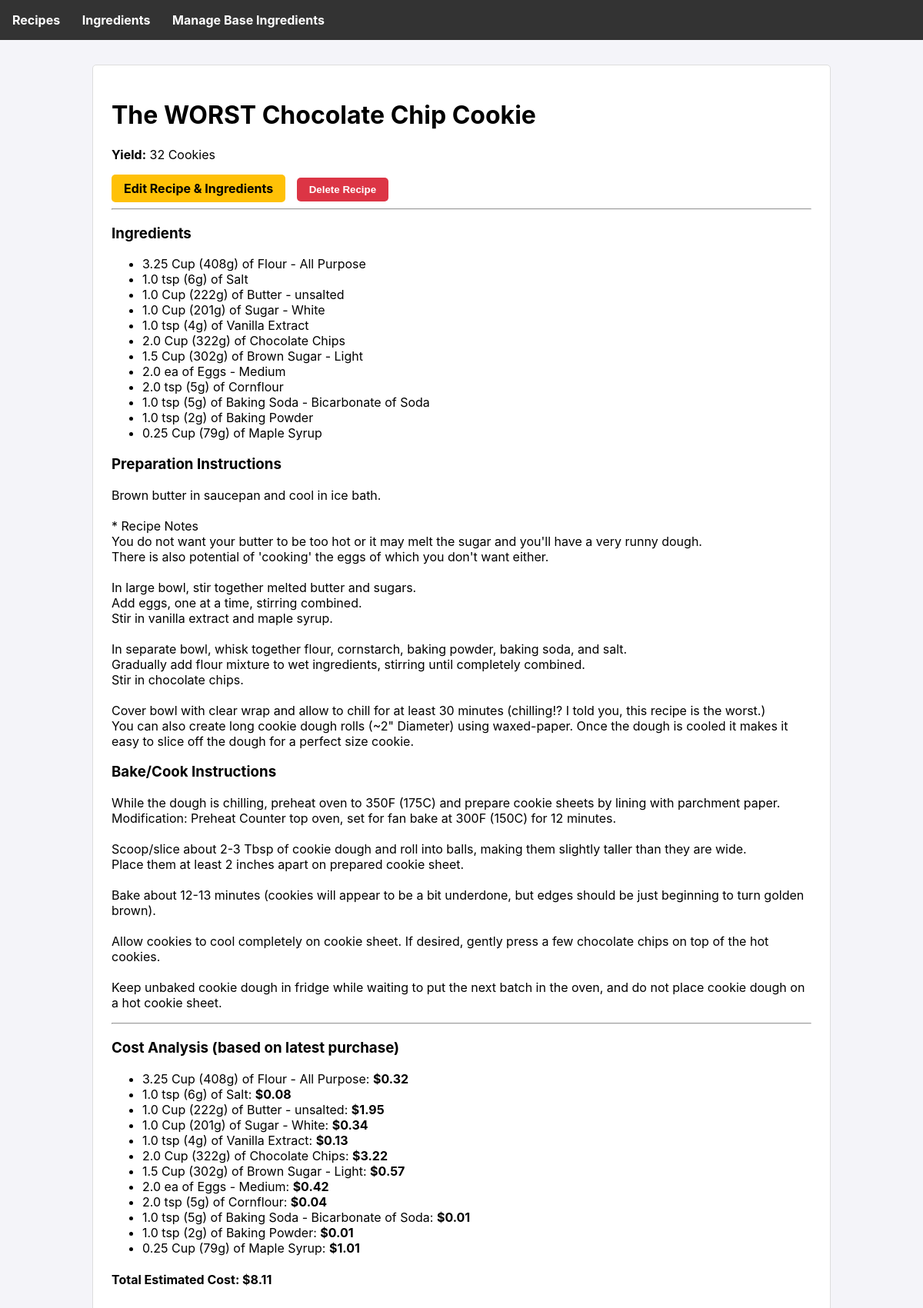
/recipe/3, run on the app's committed database.
### tables this page shows
CREATE TABLE recipes (
        id INTEGER PRIMARY KEY AUTOINCREMENT,
        name TEXT UNIQUE NOT NULL,
        preparation_instructions TEXT,
        bake_instructions TEXT,
        yield TEXT
    );

CREATE TABLE recipe_ingredients (
        recipe_id INTEGER NOT NULL,
        ingredient_id INTEGER NOT NULL,
        amount_needed REAL NOT NULL,
        unit_needed TEXT NOT NULL,
        PRIMARY KEY (recipe_id, ingredient_id),
        FOREIGN KEY (recipe_id) REFERENCES recipes (id),
        FOREIGN KEY (ingredient_id) REFERENCES ingredients (id)
    );

CREATE TABLE ingredients (
        id INTEGER PRIMARY KEY AUTOINCREMENT,
        name TEXT UNIQUE NOT NULL
    , density_g_ml REAL);

### app.py (the view)
@app.route('/recipe/<int:recipe_id>')
def recipe_detail(recipe_id):
    db = get_db()
    recipe = db.execute('SELECT * FROM recipes WHERE id = ?', (recipe_id,)).fetchone()
    ingredients_raw = db.execute('''
        SELECT i.name, i.density_g_ml, ri.amount_needed, ri.unit_needed
        FROM recipe_ingredients ri
        JOIN ingredients i ON ri.ingredient_id = i.id
        WHERE ri.recipe_id = ?
    ''', (recipe_id,)).fetchall()
    ingredients_processed = []
    for item in ingredients_raw:
        item_dict = dict(item) # Convert Row object to a mutable dict
        unit = item_dict['unit_needed']
        amount = item_dict['amount_needed']
        density = item_dict['density_g_ml']
        dimension = UNIT_DIMENSIONS.get(unit)
        grams = None # Default to no gram display
        if dimension == 'weight' and unit != 'g':
            grams = amount * CONVERSIONS_TO_BASE.get(unit, 0)
        elif dimension == 'volume' and density:
            base_ml = amount * CONVERSIONS_TO_BASE.get(unit, 0)
            grams = base_ml * density
        if grams is not None:
            item_dict['display_grams'] = f"({round(grams)}g)"
        else:
            item_dict['display_grams'] = "" # Keep it empty if no conversion
        ingredients_processed.append(item_dict)
    cost_info = calculate_recipe_cost(recipe_id)
    return render_template('recipe_detail.html',
                           recipe=recipe,
                           ingredients=ingredients_processed,
                           cost_info=cost_info)

### app.py (called while the page is built)
def get_db():
    if 'db' not in g:
        g.db = sqlite3.connect(DATABASE)
        g.db.row_factory = sqlite3.Row
    return g.db

### templates/recipe_detail.html
{% extends 'base.html' %}
{% block content %}
    <div class="card">
        <h1>{{ recipe.name }}</h1>
        <p><strong>Yield:</strong> {{ recipe.yield }}</p>
        <div>
            <a href="{{ url_for('edit_recipe', recipe_id=recipe.id) }}" class="button button-yellow">Edit Recipe & Ingredients</a>
            <form action="{{ url_for('delete_recipe', recipe_id=recipe.id) }}" method="post" style="display: inline; margin-left: 10px;">
                <button type="submit" class="button button-red" onclick="return confirm('Are you sure you want to permanently delete this recipe?');">Delete Recipe</button>
            </form>
        </div>
        <hr>
        <h3>Ingredients</h3>
        <ul>
            {% for ingredient in ingredients %}
            <li>{{ ingredient.amount_needed }} {{ ingredient.unit_needed }} {{ ingredient.display_grams }} of {{ ingredient.name }}</li>
            {% endfor %}
        </ul>
        <h3>Preparation Instructions</h3>
        <p style="white-space: pre-wrap;">{{ recipe.preparation_instructions }}</p>
        <h3>Bake/Cook Instructions</h3>
        <p style="white-space: pre-wrap;">{{ recipe.bake_instructions }}</p>
        <hr>
        <h3>Cost Analysis (based on latest purchase)</h3>
        <ul>
            {% for item in cost_info.breakdown %}
            <li>{{ item.name }}: <strong>${{ item.cost }}</strong> {% if item.note %}(<span style="color: #dc3545;">{{item.note}}</span>){% endif %}</li>
            {% endfor %}
        </ul>
        <h4><strong>Total Estimated Cost: ${{ '%.2f'|format(cost_info.total) }}</strong></h4>
    </div>
{% endblock %}

### templates/base.html (style rules this page uses)
body { font-family: -apple-system, BlinkMacSystemFont, "Segoe UI", Roboto, "Helvetica Neue", Arial, sans-serif; margin: 0; background-color: #f4f4f9; }
.card { background-color: white; border: 1px solid #ddd; border-radius: 5px; padding: 1.5rem; margin-bottom: 1rem; }
a { color: #007bff; }
form button { background-color: #007bff; color: white; padding: 0.75rem 1.5rem; border: none; border-radius: 5px; cursor: pointer; }
.button { display: inline-block; padding: 0.5rem 1rem; border-radius: 5px; text-decoration: none; font-weight: bold; border: none; cursor: pointer; text-align: center; }
.button-yellow { background-color: #ffc107; color: black; }
.button-red { background-color: #dc3545; color: white; }

### data on the page
recipes: name "The WORST Chocolate Chip Cookie", yield "32 Cookies", preparation_instructions "Brown butter in saucepan and cool in ice bath. * Recipe Notes You do not want your butter to be too hot or it may melt the sugar and you'll have a very runny dough. There is also potential of 'cooking' the eggs of which you don't want either. In large bowl, stir together melted butter and sugars. Add eggs, one at a time, stirring combined. Stir in vanilla extract and maple syrup. In separate bowl, whisk together flour, cornstarch, baking powder, baking soda, and salt. Gradually add flour mixture to wet ingredients, stirring until completely combined. Stir in chocolate chips. Cover bowl with clear wrap and allow to chill for at least 30 minutes (chilling!? I told you, this recipe is the…", bake_instructions "While the dough is chilling, preheat oven to 350F (175C) and prepare cookie sheets by lining with parchment paper. Modification: Preheat Counter top oven, set for fan bake at 300F (150C) for 12 minutes. Scoop/slice about 2-3 Tbsp of cookie dough and roll into balls, making them slightly taller than they are wide. Place them at least 2 inches apart on prepared cookie sheet. Bake about 12-13 minutes (cookies will appear to be a bit underdone, but edges should be just beginning to turn golden brown). Allow cookies to cool completely on cookie sheet. If desired, gently press a few chocolate chips on top of the hot cookies. Keep unbaked cookie dough in fridge while waiting to put the next batch…"
recipe_ingredients: amount_needed "3.25", unit_needed "Cup", display_grams "(408g)", name "Flour - All Purpose"
recipe_ingredients: amount_needed "1.0", unit_needed "tsp", display_grams "(6g)", name "Salt"
recipe_ingredients: amount_needed "1.0", unit_needed "Cup", display_grams "(222g)", name "Butter - unsalted"
recipe_ingredients: amount_needed "1.0", unit_needed "Cup", display_grams "(201g)", name "Sugar - White"
recipe_ingredients: amount_needed "1.0", unit_needed "tsp", display_grams "(4g)", name "Vanilla Extract"
recipe_ingredients: amount_needed "2.0", unit_needed "Cup", display_grams "(322g)", name "Chocolate Chips"
recipe_ingredients: amount_needed "1.5", unit_needed "Cup", display_grams "(302g)", name "Brown Sugar - Light"
recipe_ingredients: amount_needed "2.0", unit_needed "ea", name "Eggs - Medium"
recipe_ingredients: amount_needed "2.0", unit_needed "tsp", display_grams "(5g)", name "Cornflour"
recipe_ingredients: amount_needed "1.0", unit_needed "tsp", display_grams "(5g)", name "Baking Soda - Bicarbonate of Soda"
recipe_ingredients: amount_needed "1.0", unit_needed "tsp", display_grams "(2g)", name "Baking Powder"
recipe_ingredients: amount_needed "0.25", unit_needed "Cup", display_grams "(79g)", name "Maple Syrup"

### other printed values
{{ item.name }} "3.25 Cup (408g) of Flour - All Purpose" "1.0 tsp (6g) of Salt" "1.0 Cup (222g) of Butter - unsalted" "1.0 Cup (201g) of Sugar - White" "1.0 tsp (4g) of Vanilla Extract" "2.0 Cup (322g) of Chocolate Chips" "1.5 Cup (302g) of Brown Sugar - Light" "2.0 ea of Eggs - Medium" "2.0 tsp (5g) of Cornflour" "1.0 tsp (5g) of Baking Soda - Bicarbonate of Soda" "1.0 tsp (2g) of Baking Powder" "0.25 Cup (79g) of Maple Syrup"
{{ item.cost }} "0.32" "0.08" "1.95" "0.34" "0.13" "3.22" "0.57" "0.42" "0.04" "0.01" "0.01" "1.01"
{{ '%.2f'|format(cost_info.total) }} "8.11"
